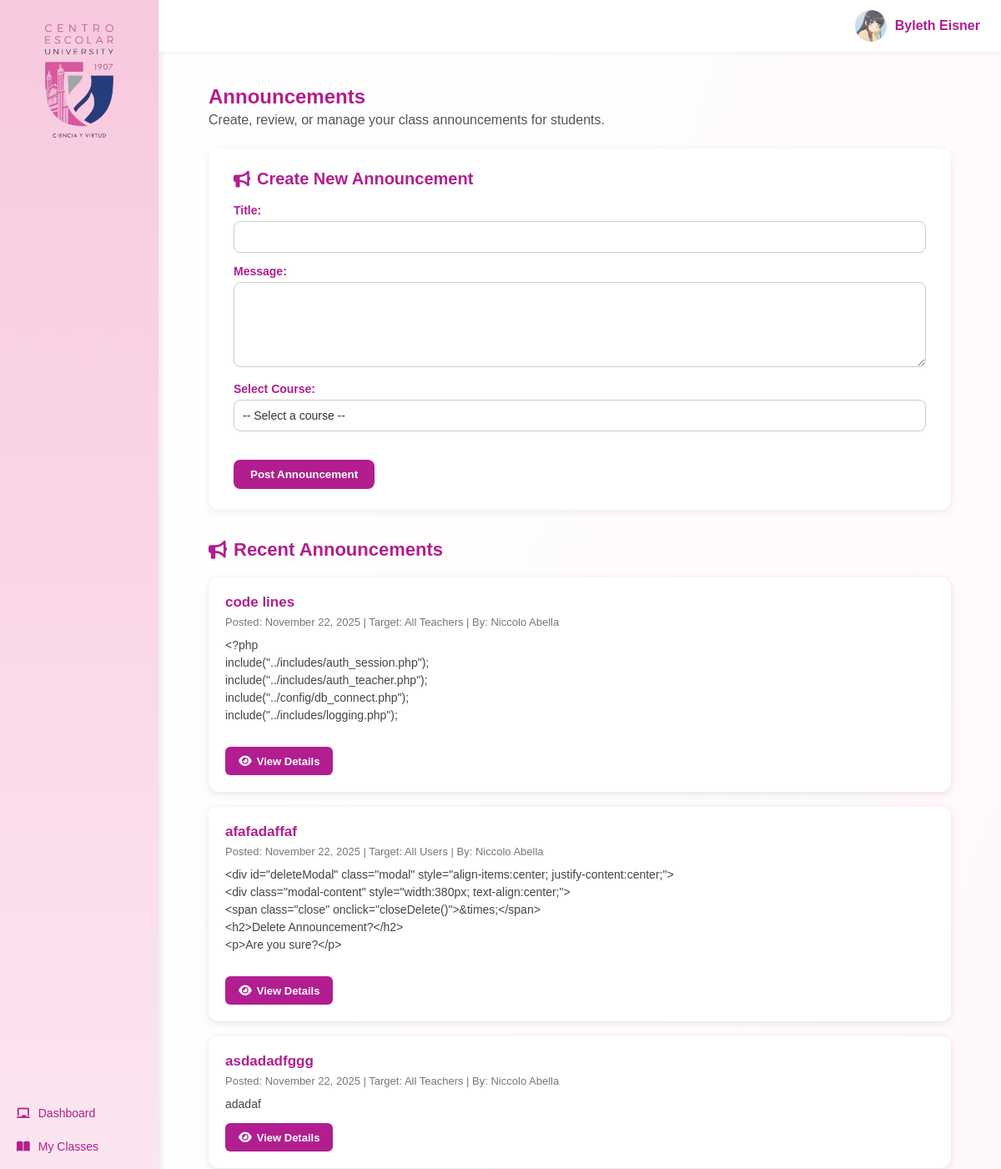
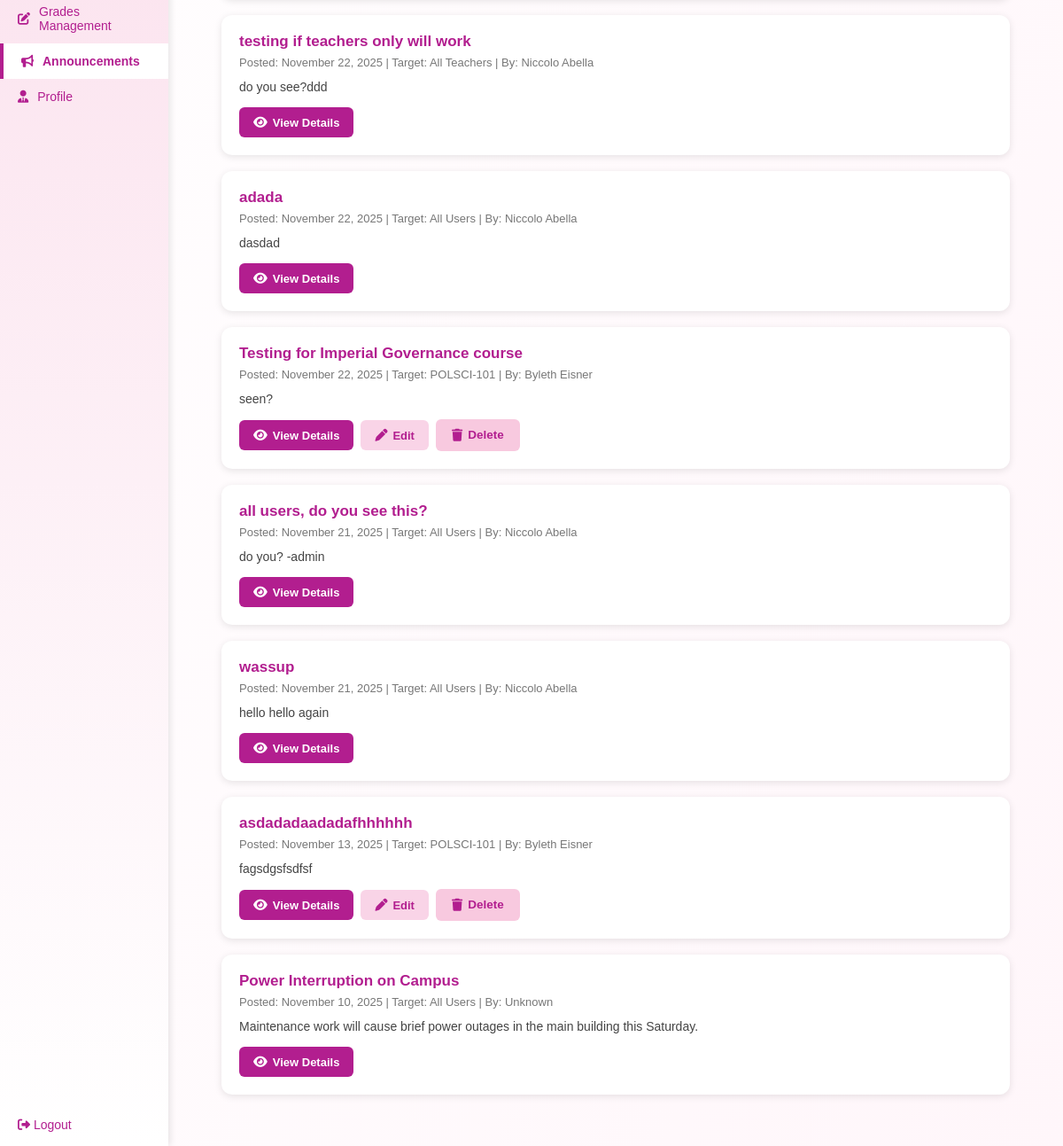
/ProfView/announcements_prof.php (signed in), run on the app's committed database (2 pictures, top to bottom).
### tables this page shows
CREATE TABLE `users` (
  `user_id` int NOT NULL,
  `username` varchar(50) NOT NULL,
  `password` varchar(255) NOT NULL,
  `full_name` varchar(100) DEFAULT NULL,
  `email` varchar(100) DEFAULT NULL,
  `role` enum('student','teacher','admin') DEFAULT 'student',
  `profile_pic` varchar(255) DEFAULT NULL,
  `created_at` datetime DEFAULT CURRENT_TIMESTAMP,
  `updated_at` datetime DEFAULT CURRENT_TIMESTAMP ON UPDATE CURRENT_TIMESTAMP,
  `about_me` text
);

CREATE TABLE `announcements` (
  `announcement_id` int NOT NULL,
  `title` varchar(150) DEFAULT NULL,
  `content` text,
  `author_id` int DEFAULT NULL,
  `audience` enum('all','students','teachers','class') NOT NULL,
  `course_id` int DEFAULT NULL,
  `date_posted` datetime DEFAULT CURRENT_TIMESTAMP
);

CREATE TABLE `courses` (
  `course_id` int NOT NULL,
  `course_code` varchar(20) DEFAULT NULL,
  `course_name` varchar(100) DEFAULT NULL,
  `units` decimal(3,1) DEFAULT NULL,
  `teacher_id` int DEFAULT NULL,
  `semester` varchar(20) DEFAULT NULL,
  `schedule_day` varchar(50) DEFAULT NULL,
  `schedule_time` varchar(50) DEFAULT NULL,
  `description` text
);

### ProfView/announcements_prof.php (the view, shortened to what this page needs)
<?php
include("../config/db_connect.php");
$user_id   = $_SESSION['user_id'];
$full_name = $_SESSION['full_name'] ?? "Professor";
$stmt = $conn->prepare("SELECT profile_pic FROM users WHERE user_id = ?");
$stmt->bind_param("i", $user_id);
$stmt->execute();
$stmt->bind_result($profile_pic);
$avatar = (!empty($profile_pic))
    ? "../uploads/" . htmlspecialchars($profile_pic)
    : "images/ProfileImg.png";
$stmt = $conn->prepare("
  SELECT
      a.announcement_id,
      a.title,
      a.content,
      a.date_posted,
      a.audience,
      a.course_id,
      c.course_code,
      c.course_name,
      u.full_name AS author_name
  FROM announcements a
  LEFT JOIN courses c ON c.course_id = a.course_id
  LEFT JOIN users  u ON u.user_id  = a.author_id
  WHERE
      a.audience = 'all'
      OR a.audience = 'teachers'
      OR (a.audience = 'class' AND c.teacher_id = ?)
      OR a.author_id = ?
  ORDER BY a.date_posted DESC
");
$stmt->bind_param("ii", $user_id, $user_id);
$stmt->execute();
$announcements = $stmt->get_result();
?>
<!DOCTYPE html>
<html lang="en">
<head>
  <link rel="stylesheet" href="CSS/format.css">
  <link rel="stylesheet" href="https://cdnjs.cloudflare.com/ajax/libs/font-awesome/6.5.0/css/all.min.css">
</head>
<body>
  <div class="portal-layout">
    <?php include('sidebar_prof.php'); ?>
    <main class="main-content">
      <header class="topbar">
        <div class="profile-section">
          <img src="<?= $avatar ?>" class="avatar">
          <span class="profile-name"><?= htmlspecialchars($full_name) ?></span>
        </div>
      </header>
      <section class="dashboard-body">
        <h1>Announcements</h1>
        <p class="semester-text">Create, review, or manage your class announcements for students.</p>
        <div class="announcement-form">
          <h3><i class="fa-solid fa-bullhorn"></i> Create New Announcement</h3>
          <form method="POST">
            <label>Title:</label>
            <input type="text" name="title" required>
            <label>Message:</label>
            <textarea name="content" rows="5" required></textarea>
            <label>Select Course:</label>
            <select name="course_id" required>
              <option value="">-- Select a course --</option>
            </select>
            <button type="submit" class="save-btn">Post Announcement</button>
          </form>
        </div>
        <section class="announcements-section">
          <h2><i class="fa-solid fa-bullhorn"></i> Recent Announcements</h2>
          <?php if ($announcements->num_rows > 0): ?>
            <?php while ($a = $announcements->fetch_assoc()): ?>
              <?php
                $aid     = (int)$a['announcement_id'];
                $title   = $a['title'] ?? '';
                $content = $a['content'] ?? '';
                if (mb_strlen($content) > 300) {
                    $preview = mb_substr($content, 0, 300) . "…";
                } else {
                    $preview = $content;
                }
                if ($a['audience'] === 'all') {
                    $target = "All Users";
                } elseif ($a['audience'] === 'teachers') {
                    $target = "All Teachers";
                } elseif ($a['audience'] === 'class') {
                    $target = $a['course_code'] ?: "Class";
                } else {
                    $target = "Unknown";
                }
                $author = $a['author_name'] ?? 'Unknown';
              ?>
              <div class="announcement-card"
                data-id="<?= $aid ?>"
                data-title="<?= htmlspecialchars($title, ENT_QUOTES) ?>"
                data-content="<?= htmlspecialchars($content, ENT_QUOTES) ?>"
                data-target="<?= htmlspecialchars($target, ENT_QUOTES) ?>"
                data-author="<?= htmlspecialchars($author, ENT_QUOTES) ?>"
                data-course="<?= (int)$a['course_id'] ?>"
              >
                <h3><?= htmlspecialchars($title) ?></h3>
                <p class="announce-date">
                  Posted: <?= date("F j, Y", strtotime($a['date_posted'])) ?> |
                  Target: <?= htmlspecialchars($target) ?> |
                  By: <?= htmlspecialchars($author) ?>
                </p>
                <p class="announce-preview"><?= nl2br(htmlspecialchars($preview)) ?></p>
                <div class="card-actions">
                  <button class="details-btn" onclick="openView(this)">
                    <i class="fa-solid fa-eye"></i> View Details
                  </button>
                  <?php if ($a['author_name'] === $full_name): ?>
                    <button class="edit-btn" onclick="openEdit(this)">
                      <i class="fa-solid fa-pen"></i> Edit
                    </button>
                    <button class="delete-btn" onclick="openDelete(this)">
                      <i class="fa-solid fa-trash"></i> Delete
                    </button>
                  <?php endif; ?>
                </div>
              </div>
            <?php endwhile; ?>
          <?php else: ?>
            <p style="text-align:center; font-style:italic;">No announcements to show.</p>
          <?php endif; ?>
        </section>
      </section>
    </main>
  </div>
</body>
</html>

### ProfView/announcements_prof.php (style rules this page uses)
.announce-preview { max-height: 120px; overflow: hidden; }

### data on the page
users: profile_pic (picture)
announcements: title "code lines", date_posted "November 22, 2025", audience "All Teachers", author.full_name "Niccolo Abella", content "<?php include(\"../includes/auth_session.php\"); include(\"../includes/auth_teacher.php\"); include(\"../config/db_connect.php\"); include(\"../includes/logging.php\");"
announcements: title "afafadaffaf", date_posted "November 22, 2025", audience "All Users", author.full_name "Niccolo Abella", content "<div id=\"deleteModal\" class=\"modal\" style=\"align-items:center; justify-content:center;\"> <div class=\"modal-content\" style=\"width:380px; text-align:center;\"> <span class=\"close\" onclick=\"closeDelete()\">&times;</span> <h2>Delete Announcement?</h2> <p>Are you sure?</p>"
announcements: title "asdadadfggg", date_posted "November 22, 2025", audience "All Teachers", author.full_name "Niccolo Abella", content "adadaf"
announcements: title "testing if teachers only will work", date_posted "November 22, 2025", audience "All Teachers", author.full_name "Niccolo Abella", content "do you see?ddd"
announcements: title "adada", date_posted "November 22, 2025", audience "All Users", author.full_name "Niccolo Abella", content "dasdad"
announcements: title "Testing for Imperial Governance course", date_posted "November 22, 2025", course.course_code "POLSCI-101", author.full_name "Byleth Eisner", content "seen?", shows "Edit"
announcements: title "all users, do you see this?", date_posted "November 21, 2025", audience "All Users", author.full_name "Niccolo Abella", content "do you? -admin"
announcements: title "wassup", date_posted "November 21, 2025", audience "All Users", author.full_name "Niccolo Abella", content "hello hello again"
announcements: title "asdadadaadadafhhhhhh", date_posted "November 13, 2025", course.course_code "POLSCI-101", author.full_name "Byleth Eisner", content "fagsdgsfsdfsf", shows "Edit"
announcements: title "Power Interruption on Campus", date_posted "November 10, 2025", audience "All Users", author "Unknown", content "Maintenance work will cause brief power outages in the main building this Saturday."

### other printed values
$full_name "Byleth Eisner"
